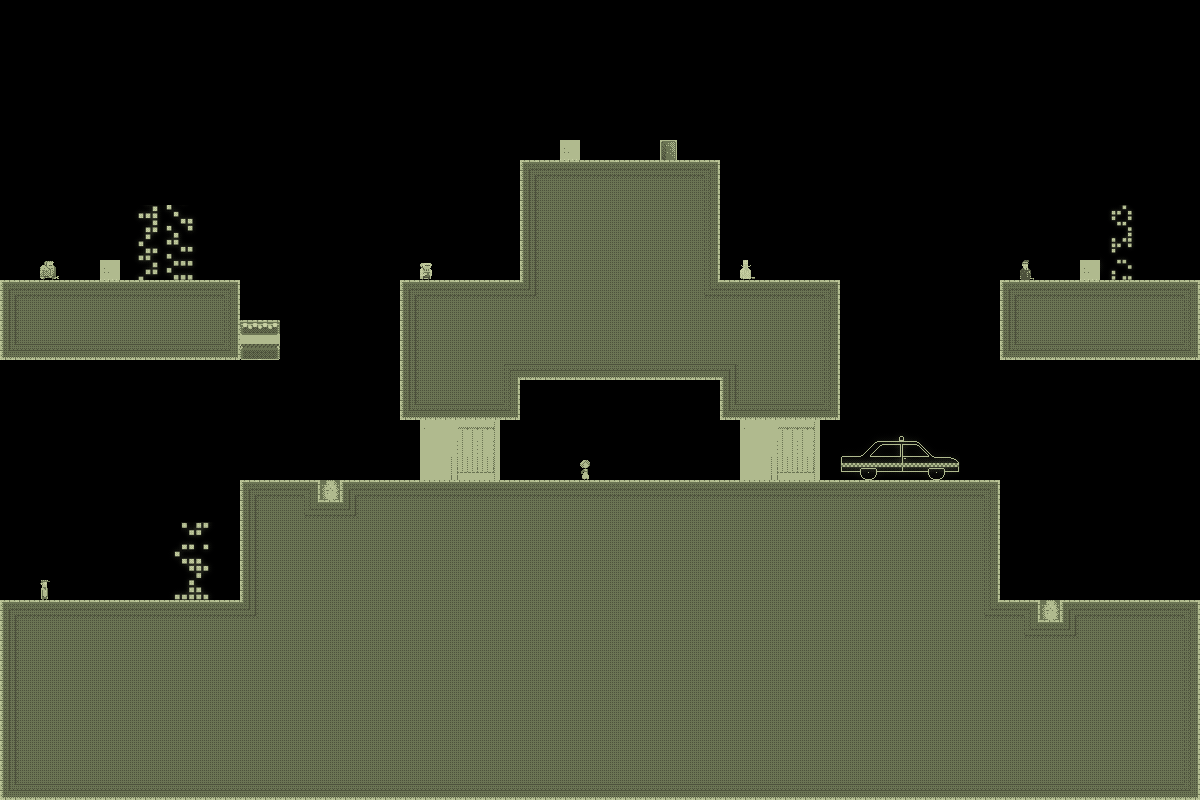

This is a level from a 2D game, rendered from its Tiled map with the project's own tilesets. A one-line summary and the map file follow, with tile-layer data summarised:
An orthogonal 60x40 tile map with 20x20 px tiles, 1 tile layer (bg).

<map version="1.0" orientation="orthogonal" width="60" height="40" tilewidth="20" tileheight="20">
 <tileset firstgid="1" name="tiles_newyork" tilewidth="20" tileheight="20">
  <image source="../../../../../SuperLemonadeFactory1989Content/Lemonade/tiles_newyork.png" width="400" height="400" />
  <terraintypes>
   <terrain name="solid" tile="-1" />
  </terraintypes>
  <tile id="8" terrain=",,,0" />
  <tile id="9" terrain=",,0,0" />
  <tile id="10" terrain=",,0,0" />
  <tile id="11" terrain=",,0,0" />
  <tile id="12" terrain=",,0,0" />
  <tile id="13" terrain=",,0,0" />
  <tile id="14" terrain=",,0," />
  <tile id="15" terrain="0,0,0," />
  <tile id="16" terrain="0,0,,0" />
  <tile id="28" terrain=",0,,0" />
  <tile id="34" terrain="0,,0," />
  <tile id="35" terrain="0,,0,0" />
  <tile id="36" terrain=",0,0,0" />
  <tile id="48" terrain=",0,,0" />
  <tile id="54" terrain="0,,0," />
  <tile id="68" terrain=",0,,0" />
  <tile id="74" terrain="0,,0," />
  <tile id="88" terrain=",0,,0" />
  <tile id="94" terrain="0,,0," />
  <tile id="108" terrain=",0,,0" />
  <tile id="114" terrain="0,,0," />
  <tile id="128" terrain=",0,," />
  <tile id="129" terrain="0,0,," />
  <tile id="130" terrain="0,0,," />
  <tile id="131" terrain="0,0,," />
  <tile id="132" terrain="0,0,," />
  <tile id="133" terrain="0,0,," />
  <tile id="134" terrain="0,,," />
  <tile id="194" terrain="0,0,0,0" />
  <tile id="356">
   <properties>
    <property name="LargeCrate" value="" />
   </properties>
  </tile>
  <tile id="380">
   <properties>
    <property name="Andre" value="" />
   </properties>
  </tile>
  <tile id="381">
   <properties>
    <property name="Liselot" value="" />
   </properties>
  </tile>
  <tile id="382">
   <properties>
    <property name="Amsterdaam" value="" />
   </properties>
  </tile>
  <tile id="383">
   <properties>
    <property name="Worker" value="" />
   </properties>
  </tile>
  <tile id="384">
   <properties>
    <property name="Inspector" value="" />
   </properties>
  </tile>
  <tile id="385">
   <properties>
    <property name="Chef" value="" />
   </properties>
  </tile>
  <tile id="386">
   <properties>
    <property name="Exit" value="" />
   </properties>
  </tile>
  <tile id="387">
   <properties>
    <property name="Trampoline" value="" />
   </properties>
  </tile>
  <tile id="388">
   <properties>
    <property name="SmallCrate" value="" />
   </properties>
  </tile>
  <tile id="389">
   <properties>
    <property name="SugarBag" value="" />
   </properties>
  </tile>
 </tileset>
 <layer name="bg" width="60" height="40">
  <data>[2400 cells, 1248 non-empty, 138 distinct tile ids]</data>
 </layer>
 <objectgroup name="boxes" width="60" height="40" />
</map>
